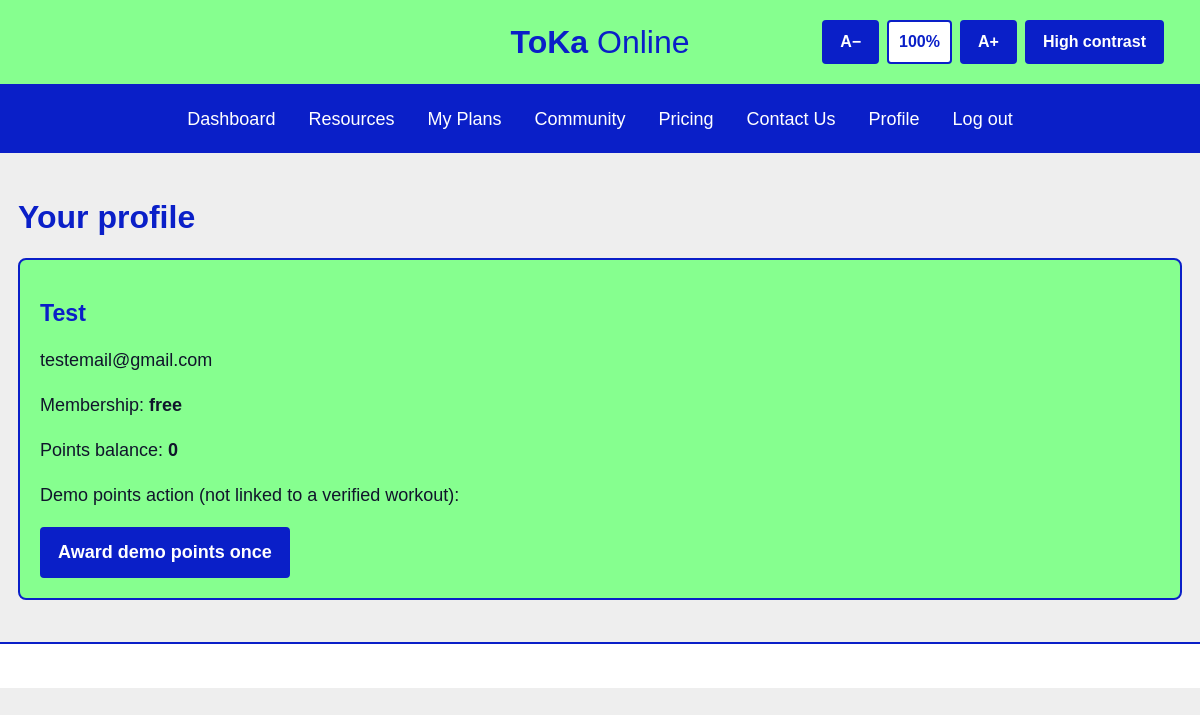
Screenshot of /profile (signed in) with the database file from the repository.
### tables this page shows
CREATE TABLE users (
        id INTEGER PRIMARY KEY AUTOINCREMENT,
        username TEXT NOT NULL UNIQUE,
        email TEXT NOT NULL UNIQUE,
        password_hash TEXT NOT NULL,
        membership_status TEXT NOT NULL DEFAULT 'free',
        role TEXT NOT NULL DEFAULT 'member',
        failed_logins INTEGER NOT NULL DEFAULT 0,
        locked_until TEXT
    );

### app.py (the view)
@app.route("/profile")
@login_required
def profile():
    db = get_db()
    user = db.execute("SELECT * FROM users WHERE id=?", (session["user_id"],)).fetchone()
    points = db.execute("SELECT COALESCE(SUM(points),0) FROM points_ledger WHERE user_id=?", (session["user_id"],)).fetchone()[0]
    db.close()
    return render_template("profile.html", user=user, points=points)

### app.py (called while the page is built)
def get_db():
    db = sqlite3.connect(app.config["DATABASE"])
    db.row_factory = sqlite3.Row
    return db

def login_required(view):
    @wraps(view)
    def wrapped(*args, **kwargs):
        if "user_id" not in session:
            flash("Please sign in to use that feature.", "warning")
            return redirect(url_for("login"))
        return view(*args, **kwargs)
    return wrapped

### templates/profile.html (shortened to what this page needs)
{% extends "base.html" %}
{% block content %}
<h1>Your profile</h1>
<section class="panel">
  <h2>{{ user.username }}</h2>
  <p>{{ user.email }}</p>
  <p>Membership: <strong>{{ user.membership_status }}</strong></p>
  <p>Points balance: <strong>{{ points }}</strong></p>
  <p>Demo points action (not linked to a verified workout):</p>
  <a class="button" href="{{ url_for('demo_complete', id='demo-session-001') }}">Award demo points once</a>
</section>
{% endblock %}

### static/css/style.css (style rules this page uses)
:root { --navy: #0A1FC8; --green: #86FF8F; --page: #EEEEEE; --ink: #10152b; --white: #ffffff; --border: #0A1FC8; }
* { box-sizing: border-box; }
html { scroll-behavior: smooth; }
body { margin: 0; background: var(--page); color: var(--ink); font-family: Arial, Verdana, sans-serif; font-size: 18px; line-height: 1.5; }
a { color: var(--navy); text-decoration: underline; text-underline-offset: 3px; }
h1, h2, h3 { color: var(--navy); line-height: 1.2; }
h1 { font-size: 2rem; }
h2 { font-size: 1.45rem; }
.panel, .card { background: var(--green); border: 2px solid var(--navy); border-radius: 8px; padding: 20px; }
.button, button { display: inline-block; background: var(--navy); color: white; border: 2px solid var(--navy); border-radius: 4px; padding: 10px 16px; min-height: 44px; font: inherit; font-weight: bold; cursor: pointer; text-decoration: none; }

### rows the page displays
users: username "Test", email "testemail@gmail.com", membership_status "free"

### other values shown
{{ points }} "0"
